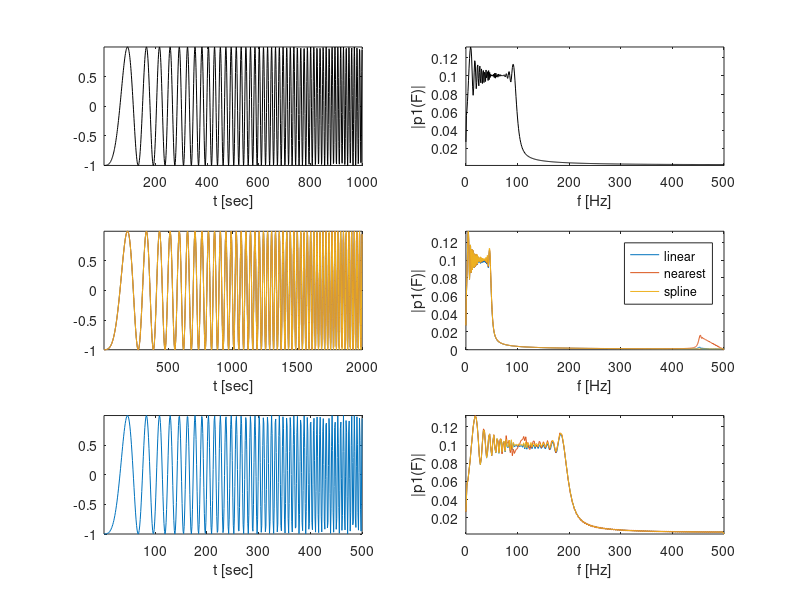
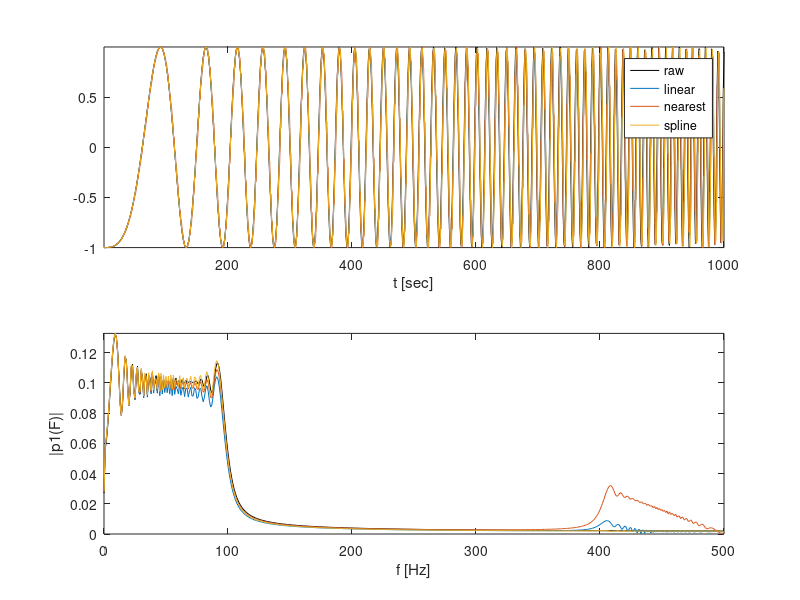

The MATLAB source for these figures, in order:
clear all
close all

%%%%% test interpolation methods %%%%%

Fs = 1000;
t = 0:1/Fs:1-1/Fs;
nx = length(t);
f0 = 1;
f1 = 100;
t1 = t(end);
x = chirp(t,f0,t1,f1,'linear', 180);
% x = randn(nx, 1);

nx2 = nx * 2;
nx3 = nx / 2;
idx1 = 1 : nx;
idx2 = 1 : (nx - 1) / (nx2 - 1) : nx;
idx3 = 1 : (nx - 1) / (nx3 - 1) : nx;

interpm = {'linear', 'nearest', 'spline'};

for i = 1 : length(interpm)
    x2(i, :) = interp1(idx1, x, idx2, interpm{i});
    x3(i, :) = interp1(idx1, x, idx3, interpm{i});
    
    r2(i, :) = fft(x2(i, :))';
    r3(i, :) = fft(x3(i, :))';
    
    p2 = abs(r2(i, :) / nx2);
    p1 = p2(1 : nx2 / 2 + 1);
    p1(2:end-1) = 2*p1(2:end-1);
    z2(i, :) = p1;
    
    p2 = abs(r3(i, :) / nx3);
    p1 = p2(1 : nx3 / 2 + 1);
    p1(2:end-1) = 2*p1(2:end-1);
    z3(i, :) = p1;
end

f = Fs * (0 : (nx / 2)) / nx;
f2 = Fs * (0 : (nx2 / 2)) / nx2;
f3 = Fs * (0 : (nx3 / 2)) / nx3;

r(i, :) = fft(x)';
p2 = abs(r(i, :) / nx);
p1 = p2(1 : nx / 2 + 1);
p1(2:end-1) = 2*p1(2:end-1);

figure
subplot(3,2,1)
plot(x, 'k')
xlabel('t [sec]')
axis tight

subplot(3,2,2)
plot(f, p1, 'k')
ylabel('|p1(F)|')
xlabel('f [Hz]')
axis tight

subplot(3,2,3)
plot(x2(1, :))
hold on
plot(x2(2, :))
plot(x2(3, :))
xlabel('t [sec]')
axis tight

subplot(3,2,4)
plot(f2, z2(1, :))
hold on
plot(f2, z2(2, :))
plot(f2, z2(3, :))
ylabel('|p1(F)|')
xlabel('f [Hz]')
legend('linear', 'nearest', 'spline')
axis tight

subplot(3,2,5)
plot(x3(1, :))
plot(x3(2, :))
plot(x3(3, :))
xlabel('t [sec]')
axis tight

subplot(3,2,6)
plot(f3, z3(1, :))
hold on
plot(f3, z3(2, :))
plot(f3, z3(3, :))
ylabel('|p1(F)|')
xlabel('f [Hz]')
axis tight


%----------------------------------------------------%
Fs = 1000;
t = 0:1/Fs:1-1/Fs;
nx = length(t);
f0 = 1;
f1 = 100;
t1 = t(end);
x = chirp(t,f0,t1,f1,'linear', 180);
% x = randn(nx, 1);
xs = x(1:2:end);

interpm = {'linear', 'nearest', 'spline'};

idx1 = 1 : length(xs);
idx2 = 1 : (length(xs) - 1) / (length(x) - 1) : length(xs);

for i = 1 : length(interpm)
    xl(i, :) = interp1(idx1, xs, idx2, interpm{i});
    
    r5(i, :) = fft(xl(i, :))';
    
    p2 = abs(r5(i, :) / length(x));
    p1 = p2(1 : length(x) / 2 + 1);
    p1(2:end-1) = 2*p1(2:end-1);
    z5(i, :) = p1;
    
end

f = Fs * (0 : (length(x) / 2)) / length(x);

r(i, :) = fft(x)';
p2 = abs(r(i, :) / length(x));
p1 = p2(1 : length(x) / 2 + 1);
p1(2:end-1) = 2*p1(2:end-1);

figure
subplot(2,1,1)
plot(x, 'k')
hold on
plot(xl(1, :))
plot(xl(2, :))
plot(xl(3, :))
xlabel('t [sec]')
legend('raw', 'linear', 'nearest', 'spline')
axis tight

subplot(2,1,2)
plot(f, p1, 'k')
hold on
plot(f, z5(1, :))
plot(f, z5(2, :))
plot(f, z5(3, :))
ylabel('|p1(F)|')
xlabel('f [Hz]')
axis tight
